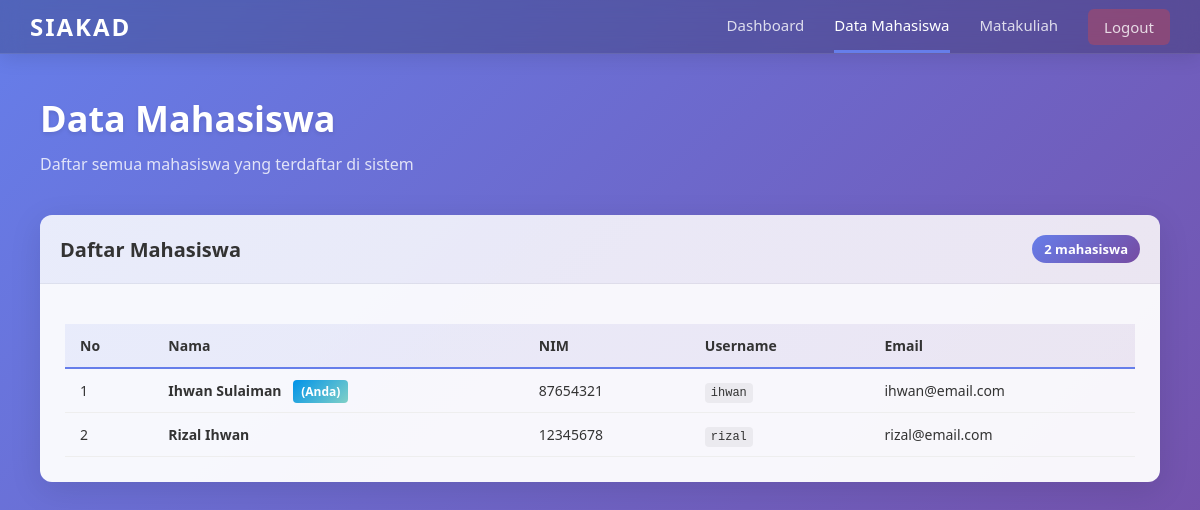
Screenshot of /mahasiswa.php (signed in) with the database file from the repository.
### tables this page shows
CREATE TABLE `mahasiswa` (
  `id` int(11) NOT NULL,
  `username` varchar(50) NOT NULL,
  `password` varchar(255) NOT NULL,
  `nama` varchar(100) NOT NULL,
  `nim` varchar(20) NOT NULL,
  `email` varchar(100) DEFAULT NULL
);

### mahasiswa.php (the view, shortened to what this page needs)
<?php
require_once 'config.php';
$mahasiswa_list = [];
try {
    $stmt = $pdo->query("SELECT id, username, nama, nim, email FROM mahasiswa ORDER BY nama");
    $mahasiswa_list = $stmt->fetchAll(PDO::FETCH_ASSOC);
} catch (PDOException $e) {
    $error = "Error: " . $e->getMessage();
}
?>
<!DOCTYPE html>
<html lang="id">
<head>
    <link rel="stylesheet" href="style.css">
</head>
<body>
    <div class="main-container">
        <nav class="navbar">
            <div class="navbar-brand">
                <h2>SIAKAD</h2>
            </div>
            <div class="navbar-menu">
                <a href="dashboard.php" class="nav-link">Dashboard</a>
                <a href="mahasiswa.php" class="nav-link active">Data Mahasiswa</a>
                <a href="matakuliah.php" class="nav-link">Matakuliah</a>
                <a href="logout.php" class="nav-link logout">Logout</a>
            </div>
        </nav>
        <div class="content">
            <div class="page-header">
                <h1>Data Mahasiswa</h1>
                <p>Daftar semua mahasiswa yang terdaftar di sistem</p>
            </div>
            <div class="card">
                <div class="card-header">
                    <h3>Daftar Mahasiswa</h3>
                    <span class="badge"><?php echo count($mahasiswa_list); ?> mahasiswa</span>
                </div>
                <div class="card-body">
                    <?php if (count($mahasiswa_list) > 0): ?>
                        <table class="table">
                            <thead>
                                <tr>
                                    <th>No</th>
                                    <th>Nama</th>
                                    <th>NIM</th>
                                    <th>Username</th>
                                    <th>Email</th>
                                </tr>
                            </thead>
                            <tbody>
                                <?php foreach ($mahasiswa_list as $index => $mahasiswa): ?>
                                    <tr>
                                        <td><?php echo $index + 1; ?></td>
                                        <td>
                                            <strong><?php echo htmlspecialchars($mahasiswa['nama']); ?></strong>
                                            <?php if ($mahasiswa['id'] === $_SESSION['mahasiswa_id']): ?>
                                                <span class="badge-primary">(Anda)</span>
                                            <?php endif; ?>
                                        </td>
                                        <td><?php echo htmlspecialchars($mahasiswa['nim']); ?></td>
                                        <td><code><?php echo htmlspecialchars($mahasiswa['username']); ?></code></td>
                                        <td><?php echo htmlspecialchars($mahasiswa['email']); ?></td>
                                    </tr>
                                <?php endforeach; ?>
                            </tbody>
                        </table>
                    <?php else: ?>
                        <p class="no-data">Tidak ada data mahasiswa.</p>
                    <?php endif; ?>
                </div>
            </div>
        </div>
    </div>
</body>
</html>

### style.css (style rules this page uses)
* { margin: 0; padding: 0; box-sizing: border-box; }
body { font-family: 'Segoe UI', Tahoma, Geneva, Verdana, sans-serif; background: linear-gradient(135deg, #667eea 0%, #764ba2 100%); min-height: 100vh; color: #333; }
h1 { margin-bottom: 30px; color: #fff; font-size: 28px; font-weight: 300; text-shadow: 0 2px 4px rgba(0, 0, 0, 0.1); }
h2 { color: #fff; font-size: 24px; margin-bottom: 10px; }
h3 { color: #333; font-size: 18px; margin-bottom: 15px; font-weight: 600; }
.main-container { display: flex; min-height: 100vh; flex-direction: column; }
.navbar { background: rgba(0, 0, 0, 0.2); backdrop-filter: blur(10px); padding: 0 30px; display: flex; justify-content: space-between; align-items: center; box-shadow: 0 4px 20px rgba(0, 0, 0, 0.1); border-bottom: 1px solid rgba(255, 255, 255, 0.1); }
.navbar-brand h2 { color: #fff; font-size: 24px; margin: 0; font-weight: 700; letter-spacing: 2px; }
.navbar-menu { display: flex; gap: 30px; align-items: center; }
.nav-link { color: rgba(255, 255, 255, 0.8); text-decoration: none; font-weight: 500; padding: 15px 0; border-bottom: 3px solid transparent; transition: all 0.3s ease; font-size: 15px; }
.nav-link.active { color: #fff; border-bottom-color: #667eea; }
.nav-link.logout { background: rgba(244, 67, 54, 0.3); padding: 8px 16px; border-radius: 6px; border-bottom: none; }
.content { flex: 1; padding: 40px; max-width: 1200px; width: 100%; margin: 0 auto; }
.page-header { margin-bottom: 40px; color: #fff; }
.page-header h1 { font-size: 36px; margin-bottom: 10px; font-weight: 600; }
.page-header p { font-size: 16px; color: rgba(255, 255, 255, 0.8); }
.card { background: rgba(255, 255, 255, 0.95); border-radius: 12px; box-shadow: 0 8px 32px rgba(0, 0, 0, 0.1); overflow: hidden; margin-bottom: 20px; transition: transform 0.3s ease, box-shadow 0.3s ease; }
.card-header { padding: 20px; background: linear-gradient(135deg, rgba(102, 126, 234, 0.1), rgba(118, 75, 162, 0.1)); border-bottom: 1px solid rgba(0, 0, 0, 0.05); display: flex; justify-content: space-between; align-items: center; }
.card-header h3 { margin: 0; color: #333; font-size: 20px; }
.card-body { padding: 25px; }
.badge { display: inline-block; background: linear-gradient(135deg, #667eea 0%, #764ba2 100%); color: white; padding: 5px 12px; border-radius: 20px; font-size: 13px; font-weight: 600; }
.badge-primary { background: linear-gradient(135deg, #0093E9 0%, #80D0C7 100%); color: white; padding: 3px 8px; border-radius: 4px; font-size: 12px; font-weight: 600; margin-left: 8px; }
.table { width: 100%; border-collapse: collapse; margin-top: 15px; }
.table thead { background: linear-gradient(135deg, rgba(102, 126, 234, 0.1), rgba(118, 75, 162, 0.1)); }
.table th { padding: 12px 15px; text-align: left; font-weight: 600; color: #333; border-bottom: 2px solid #667eea; font-size: 14px; }
.table td { padding: 12px 15px; border-bottom: 1px solid #eee; font-size: 14px; }
.table tbody tr { transition: background 0.2s ease; }
.table code { background: rgba(0, 0, 0, 0.05); padding: 3px 6px; border-radius: 4px; font-family: 'Courier New', monospace; font-size: 12px; }

### rows the page displays
mahasiswa: nama "Ihwan Sulaiman", shows "(Anda)", nim "87654321", username "ihwan", email "ihwan@email.com"
mahasiswa: nama "Rizal Ihwan", nim "12345678", username "rizal", email "rizal@email.com"

### other values shown
count($mahasiswa_list) "2"
